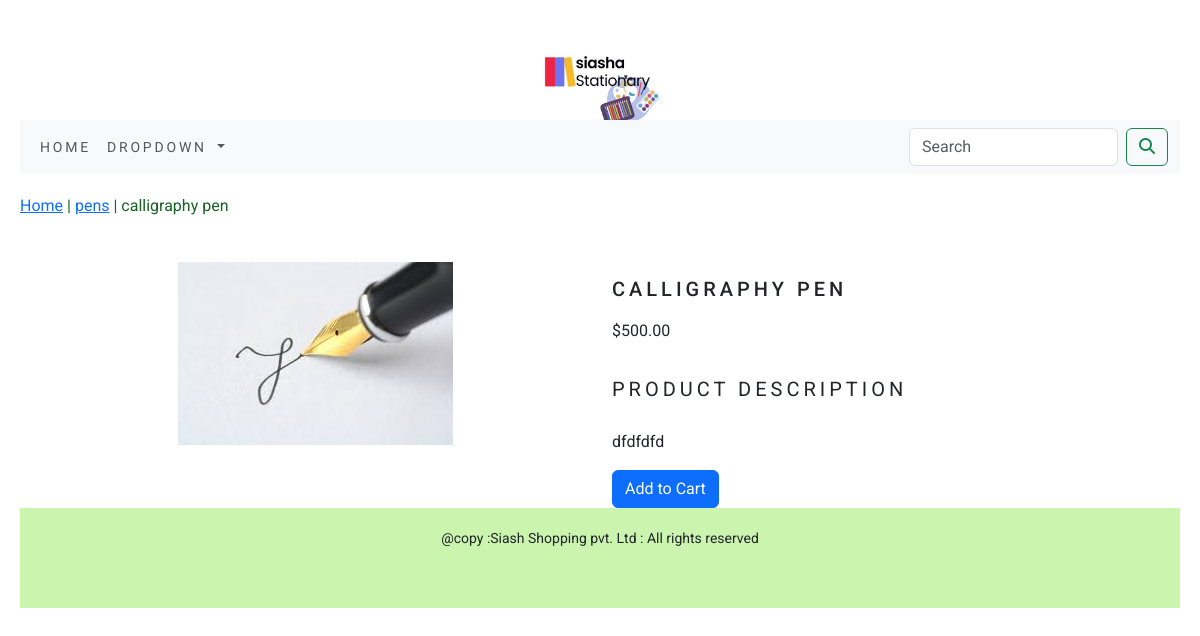
Screenshot of /shop/pens/calligraphy_pen/ with the database file from the repository.
### ecommerce_app/models.py (models this page shows, shortened)
class product(models.Model):
    name = models.CharField(max_length=250, unique=True)
    slug = models.SlugField(max_length=250, unique=True)
    description = models.TextField(blank=True)
    price = models.DecimalField(max_digits=10, decimal_places=2)
    category = models.ForeignKey(category, on_delete=models.CASCADE)
    stock = models.IntegerField()
    available = models.BooleanField(default=True)
    created = models.DateTimeField(auto_now_add=True)
    updated = models.DateTimeField(auto_now=True)
    image = models.ImageField(upload_to='category', blank=True)
    class Meta:
        ordering = ('name',)
        verbose_name = 'product'
        verbose_name_plural = 'products'

class category(models.Model):
    name = models.CharField(max_length=250, unique=True)
    slug = models.SlugField(max_length=250, unique=True)
    description = models.TextField(blank=True)
    image = models.ImageField(upload_to='category', blank=True)
    class Meta:
        ordering = ('name',)
        verbose_name = 'category'
        verbose_name_plural = 'categories'
    def get_url(self):
        return reverse('ecommerce_app:products_by_category', args=[self.slug])
    def __str__(self):
        return '{}'.format(self.name)

### ecommerce_app/views.py (the view)
# urls.py: path('<slug:c_slug>/<slug:p_slug>/', views.product_details, name='product_details'),
def product_details(request, c_slug, p_slug):
    try:
        products = product.objects.get(category__slug=c_slug, slug=p_slug)
    except Exception as e:
        raise e
    return render(request, 'product.html', {'product': products})

### cart_app/context_processors.py (called while the page is built)
def item_counter(request):
    counter = 0
    if 'admin' in request.path:
        return {}
    else:
        try:
            crt = Cart.objects.filter(cart_id=_cart_id(request))
            crt_item = cart_items.objects.all().filter(cart=crt[:1])
            for c_item in crt_item:
                counter += c_item.quantity
        except Cart.DoesNotExist:
            counter=0
    return dict(counter=counter)

### cart_app/views.py (called while the page is built)
def _cart_id(request):
    cart = request.session.session_key
    if not cart:
        cart = request.session.create()
    return cart

### ecommerce_app/context_processors.py (called while the page is built)
def menu_links(request):
    links = category.objects.all()
    return dict(links=links)

### templates/product.html (shortened to what this page needs)
{% extends 'base.html' %}
{% load static %}
{% block body %}
<div class="row my-prod-row">
    <div class="mx-auto">
        <a href="{% url 'ecommerce_app:all_products_cat' %}">Home</a> | <a href="{{ product.category.get_url}}">{{product.category}}</a>
        | {{product.name}}
    </div>
</div>
    <div class="container">
        <br>
        <div class="row">
            <div class="col-12 col-sm-12 col-md-12 col-lg-6 text-center">
                <div style="min-width:18rem">
                    <img src="{{product.image.url}}" alt="{{product.name}}">
                </div>
            </div>
                <div class="col-12 col-sm-12 col-md-12 col-lg-6">
                    <h1 class="my-prod-title">{{product.name}}</h1>
                    <p>${{product.price}}</p>
                    <p class="my-prod-title">Product Description</p>
                    <p class="text-justify my-prod-des">{{product.description}}</p>
                    {% if product.stock <= 0 %}
                    <p><b style="color:red;">Out of stock</b></p>
                    {% else %}
                     <a href="{% url 'cart_app:add_cart' product.id %}" class="btn btn-primary">Add to Cart</a>
                    {% endif %}
                </div>
        </div>
    </div>
    {% endblock %}

### static/css/custome.css (style rules this page uses)
body { font-family: 'Roboto', sans-serif; margin-left:20px; margin-right:20px; }
.my-prod-row { padding-top:20px; padding-bottom:20px; }
.my-prod-row .mx-auto { color: #176324 ; font-size:16px; text-decoration:none; }
.my-prod-title { font-size:20px; letter-spacing:.2em; text-transform:uppercase; padding-top:15px; padding-bottom:10px; }
.my-prod-des { padding-right:60px; }

### rows the page displays
product: category "pens", name "calligraphy pen", image (picture), name "CALLIGRAPHY PEN", price "500.00", description "dfdfdfd"
